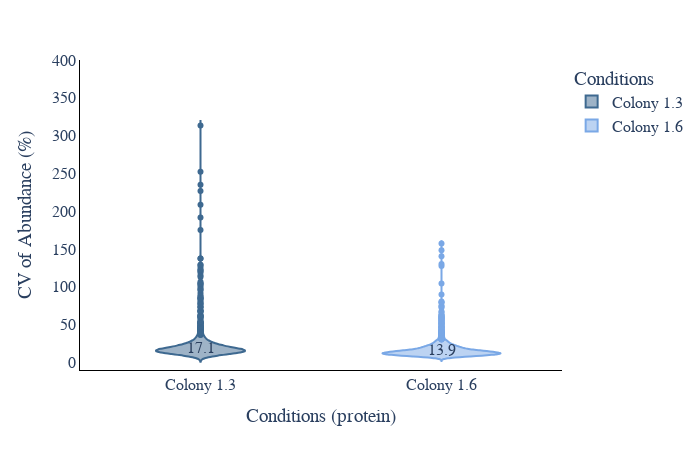

The code cell stored with this chart in its notebook:
### Code cell
# CV violin plot
plot_options={    
        "median label": "True", #only works for total and MS2, can be found in CV_summary if you set WRITE_OUTPUT = True
        "box": False,
        "X Title": "Conditions (protein)",
        "Y Title": "CV of Abundance (%)",
        "color": ["#3E6990", "#7aa8e6","#C6878F", "#fac8d3","#AABD8C", "#E9E3B4",  "#F39B6D", "#C6878F", "pink",
                  "orange", "brown", "pink", "gray", "olive", "cyan", "black","red",
                  "yellow","green","blue","indigo","violet"],
        "width": 700,
        "height": 450,
        "font": dict(size=16, family="Arial black"),
        "ylimits": [-10, 400],
        "CV mode": "MS2",#grouped, total, MS2, grouped_stacked, stacked
        "Group By X": "Gradient Length", #ID_Mode does MS2 vs MBR
        "Group By Color": "Acquisition Mode",#ID_Mode does MS2 vs MBR
        "Group By Stack": "ID_Mode" #ID_Mode does MS2 vs MBR
    }
plot_options["plot_type"] = 1 # 1 is protein, 2 is peptide
figure, _, _ =CV_plots(data_obj, plot_options, saved_settings,username="10min_SC")
figure.show()

### Figure 1 — Plotly figure (JSON) as saved in the notebook; plotly's stock layout.template omitted (floating-point values rounded to 4 significant figures; data arrays with more than 128 entries replaced by an {"elided": "..."} marker saying what was removed)
{"data": [{"alignmentgroup": "True", "box": {"visible": false}, "hovertemplate": "Conditions=%{x}<br>CV=%{y}<extra></extra>", "legendgroup": "Colony 1.3", "marker": {"color": "#3E6990"}, "name": "Colony 1.3", "offsetgroup": "Colony 1.3", "orientation": "v", "scalegroup": "True", "showlegend": true, "type": "violin", "x": {"elided": "1189 str values"}, "x0": " ", "xaxis": "x", "y": {"elided": "1189 float values"}, "y0": " ", "yaxis": "y"}, {"alignmentgroup": "True", "box": {"visible": false}, "hovertemplate": "Conditions=%{x}<br>CV=%{y}<extra></extra>", "legendgroup": "Colony 1.6", "marker": {"color": "#7aa8e6"}, "name": "Colony 1.6", "offsetgroup": "Colony 1.6", "orientation": "v", "scalegroup": "True", "showlegend": true, "type": "violin", "x": {"elided": "1599 str values"}, "x0": " ", "xaxis": "x", "y": {"elided": "1599 float values"}, "y0": " ", "yaxis": "y"}], "layout": {"annotations": [{"showarrow": false, "text": "17.1", "x": "Colony 1.3", "y": 19.66}, {"showarrow": false, "text": "13.9", "x": "Colony 1.6", "y": 16.03}], "font": {"family": "Arial black", "size": 16}, "height": 450, "legend": {"title": {"text": "Conditions"}, "tracegroupgap": 0}, "margin": {"t": 60}, "paper_bgcolor": "white", "plot_bgcolor": "white", "showlegend": true, "violinmode": "overlay", "width": 700, "xaxis": {"anchor": "y", "categoryarray": ["Colony 1.3", "Colony 1.6"], "categoryorder": "array", "domain": [0, 1], "linecolor": "black", "linewidth": 1, "showline": true, "title": {"text": "Conditions (protein)"}}, "yaxis": {"anchor": "x", "domain": [0, 1], "linecolor": "black", "linewidth": 1, "range": [-10, 400], "showline": true, "title": {"text": "CV of Abundance (%)"}}}}
